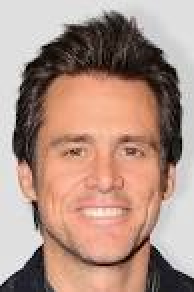
#> input picture original.jpeg, 97 x 146 px (shown 2 times larger)
$ python pil_training.py
#> lines starting #> are read from the running program, lines starting #| are printed output that depends on the picture
from PIL import Image
from PIL import ImageFilter
from PIL import ImageEnhance

with Image.open('original.jpeg') as pic_original:
#> pic_original is the input picture: PIL image 97x146 RGB; mean R, G, B 175, 144.9, 132.2
    print("Розмір картинки", pic_original.size)
#| Розмір картинки (97, 146)
    print("Формат картинки", pic_original.format)
#| Формат картинки JPEG
    print("Тип картинки", pic_original.mode)
#| Тип картинки RGB
    #pic_original.show()

    pic_gray =  pic_original.convert('L')
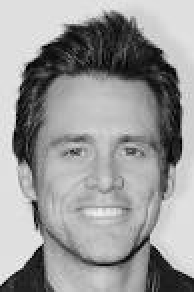
#> pic_gray: PIL image 97x146 L (shown 2 times larger); min 0, max 249, mean 152.5
    pic_gray.save('bw.jpeg')
    #pic_gray.show()

    pic_blured = pic_original.filter(ImageFilter.BLUR)
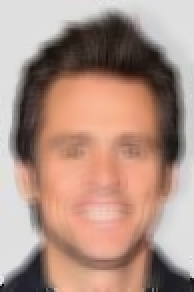
#> pic_blured: PIL image 97x146 RGB (shown 2 times larger); mean R, G, B 175.1, 144.9, 132.2
    pic_blured.save('blured.jpeg')
    #pic_blured.show()

    pic_mirrow = pic_original.transpose(Image.FLIP_LEFT_RIGHT)
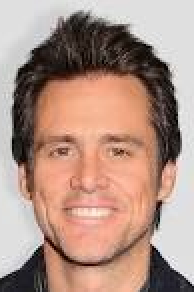
#> pic_mirrow: PIL image 97x146 RGB (shown 2 times larger); mean R, G, B 175, 144.9, 132.2
    pic_mirrow.save('mirrowed.jpeg')
    #pic_mirrow.show()

    pic_left = pic_original.transpose(Image.ROTATE_90)
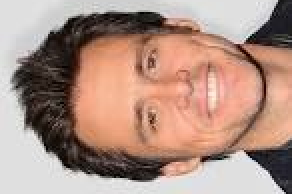
#> pic_left: PIL image 146x97 RGB (shown 2 times larger); mean R, G, B 175, 144.9, 132.2
    pic_left.save('left.jpeg')
    #pic_left.show()

    pic_contrast = ImageEnhance.Contrast(pic_original)
    pic_contrast = pic_contrast.enhance(1.5)
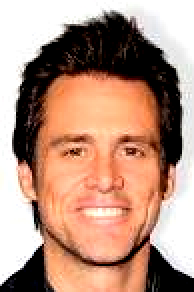
#> pic_contrast: PIL image 97x146 RGB (shown 2 times larger); mean R, G, B 183, 145.8, 127.6
    pic_contrast.show()
